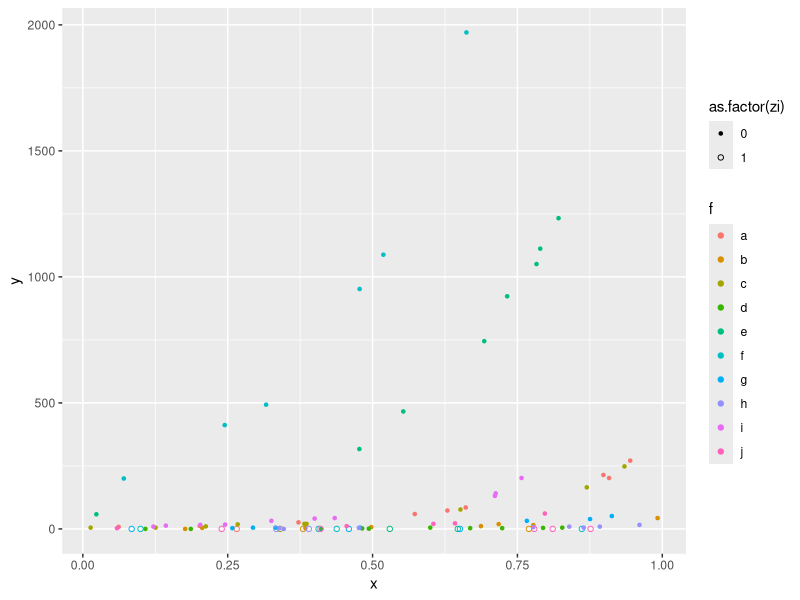
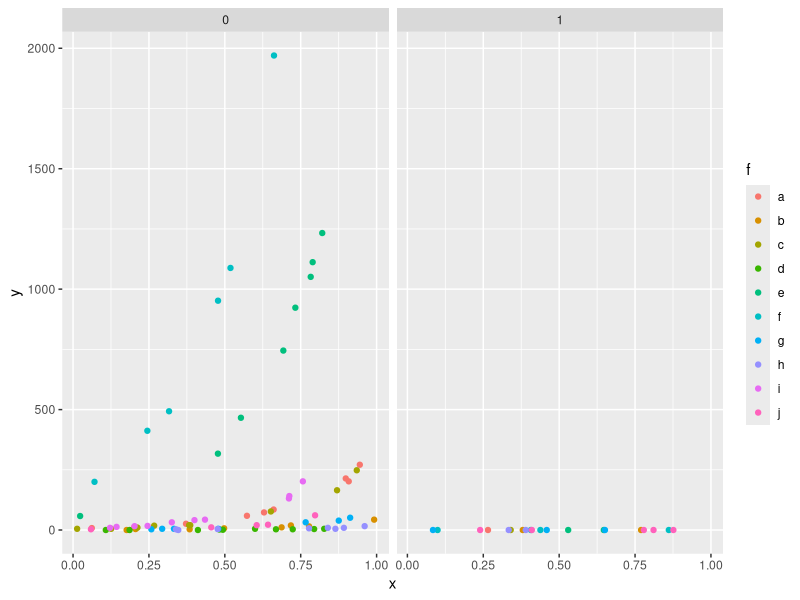
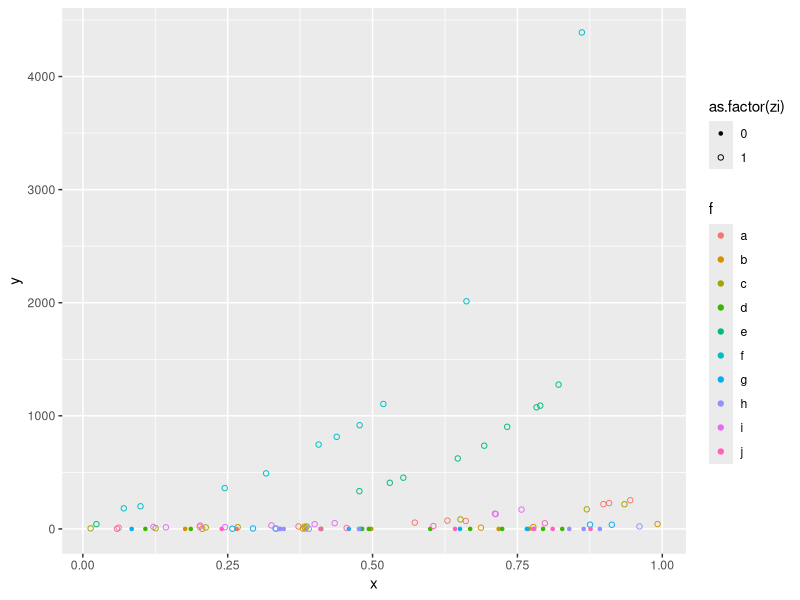
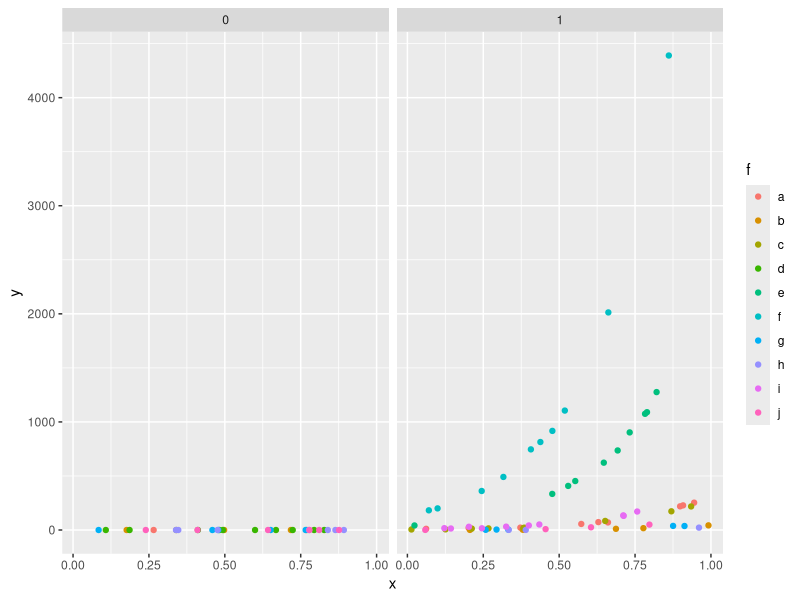

R code for these plots, in order:
## ---- chunk 1
library(tidyverse)
library(glmmTMB)
## ---- chunk 2
# simulated zero-inflated Poisson example
set.seed(1)
d <- data.frame(f = factor(rep(letters[1:10], each = 10)), x = runif(100))
u <- rnorm(10, sd = 2)
d$eta <- with(d, u[f] + 1 + 4 * x)
pz <- 0.2 # probability of excess zeros
zi <- rbinom(100, size = 1, prob = pz)
d$y <- ifelse(zi, 0, rpois(100, lambda = exp(d$eta)))
d$zi <- zi

ggplot(d, aes(x, y, colour = f, shape = as.factor(zi))) + geom_point() +
  scale_shape_manual(values = c(20, 21))

ggplot(d, aes(x, y, colour = f)) + geom_point() +
  facet_wrap(~zi)
## ---- chunk 3
# simulated zero-inflated Poisson example
set.seed(1)
d <- data.frame(f = factor(rep(letters[1:10], each = 10)), x = runif(100))
u <- rnorm(10, sd = 2)
d$eta0 <- with(d, u[f] + 1 + 0.5 * x)
d$eta <- with(d, u[f] + 1 + 4 * x)
pz <- plogis(d$eta0) # probability of excess zeros
zi <- rbinom(100, size = 1, prob = pz)
rtpois <- function(N, lambda) qpois(runif(N, dpois(0, lambda), 1), lambda)
d$y <- ifelse(zi==0, 0, rtpois(100, lambda = exp(d$eta)))
d$zi <- zi

ggplot(d, aes(x, y, colour = f, shape = as.factor(zi))) + geom_point() +
  scale_shape_manual(values = c(20, 21))

ggplot(d, aes(x, y, colour = f)) + geom_point() +
  facet_wrap(~zi)
